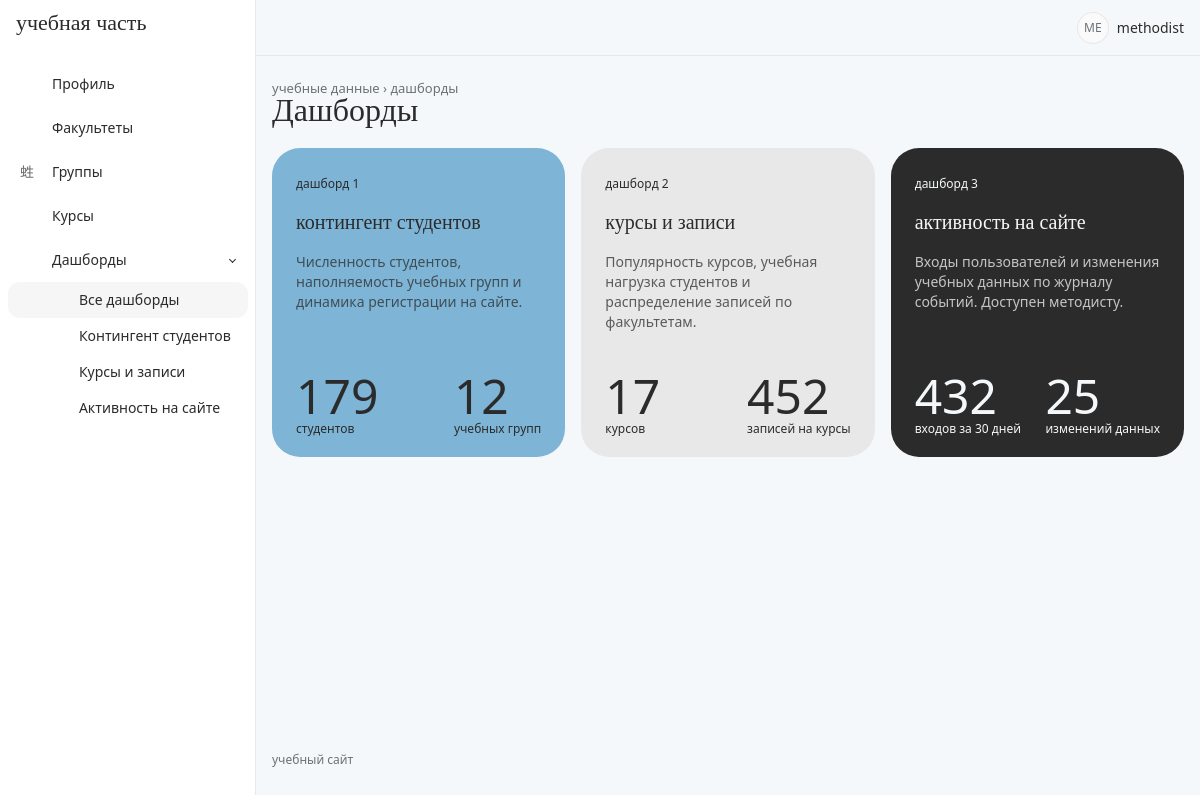
The page /dashboards/ (signed in) on the database its author committed.
### accounts/models.py (models this page shows, shortened)
class Department(models.Model):
    name = models.CharField(max_length=200)

class AcademicGroup(models.Model):
    name = models.CharField(max_length=50)
    department = models.ForeignKey(
        Department,
        on_delete=models.CASCADE,
        related_name='groups')

### dashboards/views.py (the view)
# urls.py: path('', views.dashboard_index, name='dashboard_index'),
@login_required
def dashboard_index(request):
    dashboards = [(d, d().summary()) for d in available_dashboards(request.user)]
    return render(request, 'dashboards/index.html', {'dashboards': dashboards})

### dashboards/context_processors.py (called while the page is built)
def dashboards_nav(request):
    if not request.user.is_authenticated:
        return {'nav_dashboards': []}
    return {'nav_dashboards': available_dashboards(request.user)}

### dashboards/services.py (called while the page is built)
def department_filter():
    return Filter('department', 'Факультет',
                  lambda: [(d.pk, d.name) for d in Department.objects.order_by('name')],
                  all_label='Все факультеты')

def group_filter():
    return Filter('group', 'Группа',
                  lambda: [(g.pk, g.name, g.department_id) for g in AcademicGroup.objects.order_by('name')],
                  all_label='Все группы')

def available_dashboards(user):
    return [d for d in DASHBOARDS.values() if d.allowed(user)]

    def options(self, department=None):
        items = self.choices() if callable(self.choices) else self.choices
        return [{'value': item[0], 'label': item[1]}
                for item in items if len(item) < 3 or not department or item[2] == department]

    def clean(self, raw, department=None):
        for option in self.options(department):
            if str(option['value']) == raw:
                return option['value']
        return self.default

    @classmethod
    def allowed(cls, user):
        return not cls.methodist_only or user.is_superuser or user.groups.filter(name=METHODIST).exists()

    def summary(self):
        return [('студентов', StudentProfile.objects.count()), ('учебных групп', AcademicGroup.objects.count())]

    def summary(self):
        return [('курсов', Course.objects.count()), ('записей на курсы', Enrollment.objects.count())]

    def summary(self):
        recent = ActivityEvent.objects.filter(created_at__gte=period_start(30))
        return [('входов за 30 дней', recent.filter(action=ActivityEvent.Action.LOGIN).count()),
                ('изменений данных', recent.filter(action__in=ActivityEvent.CHANGES).count())]

### dashboards/utils.py (called while the page is built)
def period_start(days):
    return timezone.now() - timedelta(days=days) if days else None

### templates/dashboards/index.html (shortened to what this page needs)
{% extends 'base.html' %}
{% block pretitle %}<span class="crumbs"><a href="/profile/">учебные данные</a> › дашборды</span>{% endblock %}
{% block page_title %}Дашборды{% endblock %}
{% block content %}
<div class="row row-cards">
    {% for dashboard, summary in dashboards %}
        <div class="col-12 col-md-6 col-xl-4">
            <a href="{% url 'dashboard_page' dashboard.slug %}"
               class="swatch {% cycle 'swatch-sky' 'swatch-cloud' 'swatch-charcoal' %} h-100 gap-3">
                <div class="swatch-corners">
                    <span class="swatch-label">дашборд {{ forloop.counter }}</span>
                    <i class="ti ti-{{ dashboard.icon }} fs-1"></i>
                </div>
                <h2 class="mb-0 text-reset">{{ dashboard.title|lower }}</h2>
                <div class="opacity-75">{{ dashboard.description }}</div>
                <div class="d-flex justify-content-between mt-auto pt-4">
                    {% for label, value in summary %}
                        <div>
                            <div class="swatch-num text-start">{{ value }}</div>
                            <div class="swatch-label">{{ label }}</div>
                        </div>
                    {% endfor %}
                </div>
            </a>
        </div>
    {% endfor %}
</div>
{% endblock %}

### templates/base.html (shortened to what this page needs)
{% load static %}
<!DOCTYPE html>
<html lang="ru" data-bs-theme="light" data-bs-navbar-position="vertical">
<head>
    <link rel="stylesheet" href="{% static 'core/dist/css/tabler.min.css' %}">
    <link rel="stylesheet" href="{% static 'core/dist/css/tabler-vendors.min.css' %}">
    <link rel="stylesheet" href="{% static 'vendor/tabler-icons/tabler-icons.min.css' %}">
    <link rel="stylesheet" href="{% static 'css/theme.css' %}?v=5">
    <link rel="stylesheet" href="{% static 'css/style.css' %}?v=5">
</head>
<body>
<div class="page">
    <aside class="navbar navbar-vertical navbar-expand-lg">
        <div class="container-fluid">
            <a href="/profile/" class="navbar-brand text-reset">учебная часть</a>
            <div class="collapse navbar-collapse" id="sidebar-menu">
                <ul class="navbar-nav pt-lg-3">
                    <li class="nav-item {% if request.path == '/profile/' %}active{% endif %}">
                        <a class="nav-link" href="/profile/">
                            <span class="nav-link-icon"><i class="ti ti-user-circle"></i></span>
                            <span class="nav-link-title">Профиль</span>
                        </a>
                    </li>
                    <li class="nav-item {% if request.path|slice:':13' == '/departments/' %}active{% endif %}">
                        <a class="nav-link" href="/departments/">
                            <span class="nav-link-icon"><i class="ti ti-building"></i></span>
                            <span class="nav-link-title">Факультеты</span>
                        </a>
                    </li>
                    <li class="nav-item {% if request.path|slice:':8' == '/groups/' %}active{% endif %}">
                        <a class="nav-link" href="/groups/">
                            <span class="nav-link-icon"><i class="ti ti-users-group"></i></span>
                            <span class="nav-link-title">Группы</span>
                        </a>
                    </li>
                    <li class="nav-item {% if request.path|slice:':9' == '/courses/' %}active{% endif %}">
                        <a class="nav-link" href="/courses/">
                            <span class="nav-link-icon"><i class="ti ti-book"></i></span>
                            <span class="nav-link-title">Курсы</span>
                        </a>
                    </li>
                    {% if nav_dashboards %}
                    <li class="nav-item dropdown {% if '/dashboards/' in request.path %}active{% endif %}">
                        <a class="nav-link dropdown-toggle {% if '/dashboards/' in request.path %}show{% endif %}" href="#navbar-dashboards"
                           data-bs-toggle="dropdown" data-bs-auto-close="false" role="button"
                           aria-expanded="{% if '/dashboards/' in request.path %}true{% else %}false{% endif %}">
                            <span class="nav-link-icon"><i class="ti ti-chart-pie"></i></span>
                            <span class="nav-link-title">Дашборды</span>
                        </a>
                        <div class="dropdown-menu {% if '/dashboards/' in request.path %}show{% endif %}">
                            <a class="dropdown-item {% if request.path == '/dashboards/' %}active{% endif %}" href="/dashboards/">
                                <i class="ti ti-layout-dashboard me-2"></i>Все дашборды
                            </a>
                            {% for item in nav_dashboards %}
                                <a class="dropdown-item {% if item.slug in request.path %}active{% endif %}" href="/dashboards/{{ item.slug }}/">
                                    <i class="ti ti-{{ item.icon }} me-2"></i>{{ item.title }}
                                </a>
                            {% endfor %}
                        </div>
                    </li>
                    {% endif %}
                </ul>
            </div>
        </div>
    </aside>
    <header class="navbar navbar-expand-md d-none d-lg-flex">
        <div class="container-xl">
            <div class="navbar-nav flex-row ms-auto align-items-center">
                <a href="?theme=dark" class="nav-link hide-theme-dark" title="Тёмная тема">
                    <i class="ti ti-moon fs-2 header-icon"></i>
                </a>
                {% if user.is_authenticated %}
                <div class="nav-item dropdown ms-3">
                    <a href="#" class="nav-link d-flex align-items-center gap-2 p-0" data-bs-toggle="dropdown">
                        <span class="avatar avatar-sm">{{ user.username|slice:":2"|upper }}</span>
                        <span>{{ user.username }}</span>
                    </a>
                </div>
                {% endif %}
            </div>
        </div>
    </header>
    <div class="page-wrapper">
        <div class="page-header">
            <div class="container-xl">
                <div class="row g-2 align-items-center">
                    <div class="col">
                        <div class="page-pretitle">{% block pretitle %}учебные данные{% endblock %}</div>
                        <h2 class="page-title">{% block page_title %}{% endblock %}</h2>
                    </div>
                </div>
            </div>
        </div>
        <div class="page-body">
            <div class="container-xl">
                {% block content %}{% endblock %}
            </div>
        </div>
        <footer class="footer footer-transparent">
            <div class="container-xl text-secondary">учебный сайт</div>
        </footer>
    </div>
</div>
</body>
</html>

### static/css/theme.css (style rules this page uses)
:root { --app-ice: #f5f8fa; --app-sky: #7eb5d6; --app-cloud: #e8e8e8; --app-charcoal: #2b2b2b; --app-ink: light-dark(#2b2b2b, #e8e8e8); --tblr-font-sans-serif: system-ui, 'Segoe UI', Roboto, Arial, sans-serif; --tblr-primary: #2b2b2b; --tblr-primary-rgb: 43, 43, 43; --tblr-body-bg: light-dark(#f5f8fa, #1f2225); --tblr-bg-surface: light-dark(#ffffff, #2b2b2b); --tblr-body-color: light-dark(#2b2b2b, #e8e8e8); --tblr-secondary: light-dark(#6b7176, #a7adb2); --tblr-border-color: light-dark(#e8e8e8, #3a3e42); --tblr-border-color-translucent: light-dark(#e8e8e8, #3a3e42); --tblr-border-radius: 12px; --tblr-border-radius-lg: 20px; }
h1, h2, h3, .page-title, .card-title, .empty-title, .navbar-brand { font-family: Georgia, 'Times New Roman', serif; font-weight: 500; }
.page-title { font-size: 2rem; }
.page-pretitle { text-transform: lowercase; letter-spacing: 0; font-size: .8125rem; }
.navbar-brand { font-size: 1.375rem; text-transform: lowercase; }
.navbar-vertical .nav-link { border-radius: 999px; }
.navbar-vertical .nav-item.active > .nav-link { background: color-mix(in srgb, var(--app-sky) 30%, transparent); }
.page > header.navbar { background: transparent; border-bottom: 0; }
.swatch { display: flex; flex-direction: column; padding: 1.25rem 1.5rem; border-radius: 28px; color: var(--app-charcoal); text-decoration: none; transition: none; }
.swatch-sky { background: var(--app-sky); }
.swatch-cloud { background: var(--app-cloud); }
.swatch-charcoal, .swatch-charcoal:hover { background: var(--app-charcoal); color: var(--app-ice); }
.swatch-corners { display: flex; justify-content: space-between; align-items: flex-end; gap: 1rem; }
.swatch-label { font-size: .75rem; text-transform: lowercase; }
.swatch-num { font-size: 3rem; font-weight: 300; line-height: 1; text-align: right; }
.crumbs a { color: var(--tblr-secondary); }
:root { --tblr-chart-1: var(--app-sky); }

### static/css/style.css (style rules this page uses)
.header-icon { color: var(--app-sky); }
.footer { font-size: .75rem; text-transform: lowercase; }

### rows shown on the page
Department: title "Контингент студентов" "Курсы и записи", title "контингент студентов" "курсы и записи", description "Численность студентов, наполняемость учебных групп и динамика регистрации на сайте." "Популярность курсов, учебная нагрузка студентов и распределение записей по факультетам."

### other values the page prints
{{ item.title }} "Активность на сайте"
{{ user.username|slice:":2"|upper }} "ME"
{{ user.username }} "methodist"
{{ value }} "179" "12" "17" "452" "432" "25"
{{ label }} "студентов" "учебных групп" "курсов" "записей на курсы" "входов за 30 дней" "изменений данных"
{{ dashboard.title|lower }} "активность на сайте"
{{ dashboard.description }} "Входы пользователей и изменения учебных данных по журналу событий. Доступен методисту."
